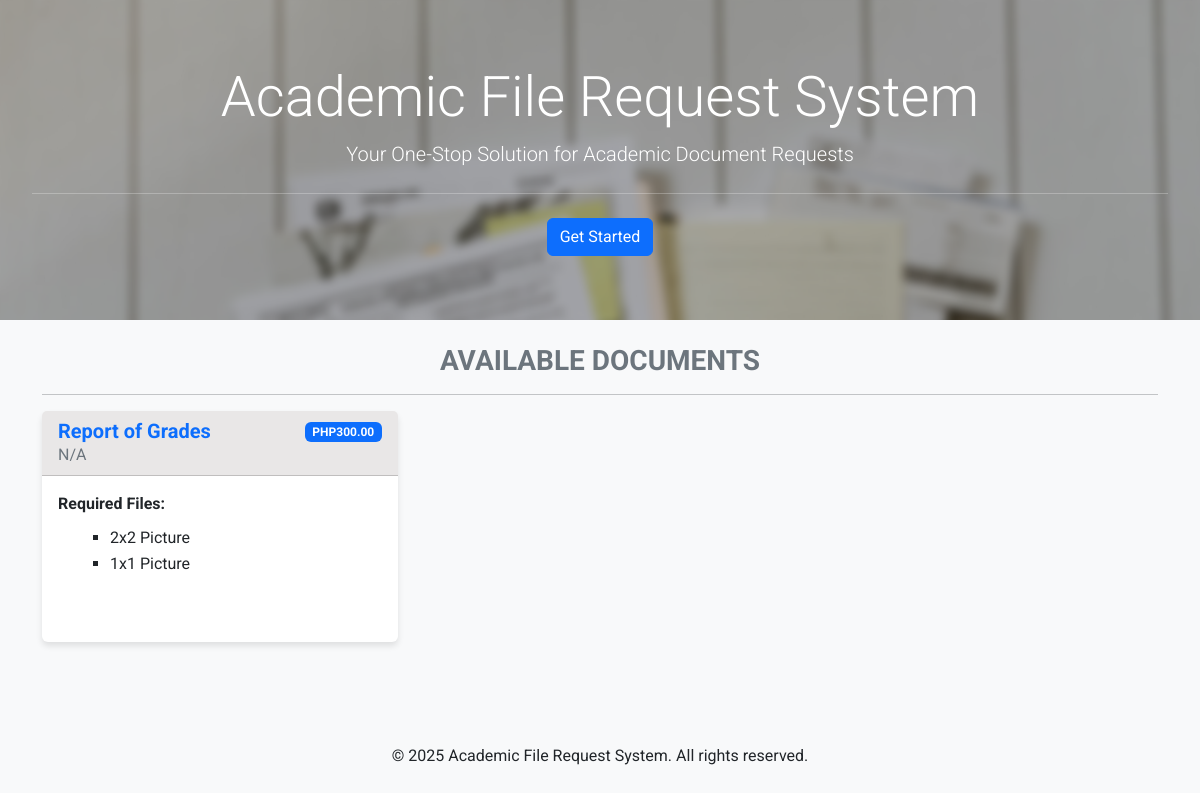
The page / on the database its author committed.
### onlinerequest/models.py (models this page shows, shortened)
class Request(models.Model):
    description = models.CharField(max_length=256)
    files_required = models.CharField(max_length=256)
    document = models.ForeignKey(Document, on_delete=models.CASCADE)
    price = models.CharField(max_length=6, default=1.00)

class Document(models.Model):
    code = models.CharField(max_length=64)
    description = models.CharField(max_length=64)
    active = models.BooleanField(default=True)

class Requirement(models.Model):
    code = models.CharField(max_length=64)
    description = models.CharField(max_length=64)

### onlinerequest/views/views.py (the view)
# urls.py: path('', views.index),
def index(request):
    request_forms = Request.objects.all()
    for request_form in request_forms:
        requirement_descriptions = []
        for requirement_code in request_form.files_required.split(','):
            try:
                requirement = Requirement.objects.get(code=requirement_code)
                requirement_descriptions.append(requirement.description)
            except Requirement.DoesNotExist:
                requirement_descriptions.append(requirement_code)
        request_form.requirement_descriptions = requirement_descriptions
    return render(request, 'index.html', {'request_forms': request_forms})

### onlinerequest/context_processors.py (called while the page is built)
def user_record(request):
    if request.user.is_authenticated:
        try:
            user_record = Record.objects.get(user_number=request.user.student_number)
            return {'user_record': user_record}
        except Record.DoesNotExist:
            return {'user_record': None}
    return {'user_record': None}

def request_forms(request):
    request_forms = Request.objects.all()
    return {'request_forms': request_forms}

def user_profile(request):
    if request.user.is_authenticated:
        try:
            profile = Profile.objects.get(user=request.user)
            return {'user_profile': profile}
        except Profile.DoesNotExist:
            return {'user_profile': None}
    return {'user_profile': None}

def user_requests(request):
    if request.user.is_authenticated:
        from onlinerequest.models import User_Request
        user_requests = User_Request.objects.filter(user=request.user)
        return {'user_requests_global': user_requests}
    return {'user_requests_global': []}

def courses(request):
    all_courses = Course.objects.all()
    return {'all_courses': all_courses}

### onlinerequest/templates/index.html (shortened to what this page needs)
<!DOCTYPE html>
<html lang="en">
<head>
    {% include 'header.html' %}
</head>
<body class="d-flex flex-column min-vh-100">
    <div class="jumbotron text-center">
        <h1 class="display-4">Academic File Request System</h1>
        <p class="lead">Your One-Stop Solution for Academic Document Requests</p>
        <hr class="my-4">
        <a href="/signup/" class="btn btn-primary">Get Started</a>
    </div>
    <div class="container mt-4">
      <h3 class="text-center text-secondary fw-bold">AVAILABLE DOCUMENTS</h3>
      <hr>
        {% if request_forms %}
            <div class="row row-cols-1 row-cols-md-3 g-4">
                {% for request_form in request_forms %}
                    <div class="col">
                        <div class="card h-100">
                            <div class="card-header">
                              <div class="d-flex justify-content-between">
                                <div>
                                  <h5 class="card-title text-primary mb-0">{{ request_form.document.description }}</h5>
                                  <p class="card-text text-muted">{{ request_form.description }}</p>
                                </div>
                                <div>
                                  <span class="badge bg-primary">PHP{{ request_form.price }}</span>
                                </div>
                              </div>
                            </div>
                            <div class="card-body">
                                <p class="card-text mb-2"><strong>Required Files:</strong></p>
                                <ul class="required-files">
                                    {% for description in request_form.requirement_descriptions %}
                                        <li>{{ description }}</li>
                                    {% endfor %}
                                </ul>
                            </div>
                        </div>
                    </div>
                {% endfor %}
            </div>
        {% else %}
            <p class="text-center">No request forms found.</p>
        {% endif %}
    </div>
    <footer class="footer mt-auto text-center py-3">
        <div class="container mt-5">
            <p>&copy; {% now "Y" %} Academic File Request System. All rights reserved.</p>
        </div>
    </footer>
</body>
</html>

### onlinerequest/templates/index.html (style rules this page uses)
body { background-color: #f8f9fa; font-family: 'Roboto', sans-serif; }
.jumbotron { background-image: url(static/images/files-blurred.png); background-size: cover; color: #fff; padding: 4rem 2rem; }
.card { border: none; box-shadow: 0 4px 6px rgba(0, 0, 0, 0.1); transition: box-shadow 0.3s; position: relative; }
.card-header { background-color: rgb(233, 231, 231); }
.card-body { background-image: url(static/images/paper.jpg); background-repeat: no-repeat; background-size: cover; padding-bottom: 50px; }
.card-title { font-weight: bold; font-size: 1.25rem; margin-bottom: 1rem; }
.required-files { margin-top: 10px; list-style-type: square; }
.required-files li { margin-bottom: 2px; margin-left: 20px; }

### rows shown on the page
Request: document.description "Report of Grades", description "N/A", price "300.00"
Requirement: requirement_descriptions "2x2 Picture"
Requirement: requirement_descriptions "1x1 Picture"
